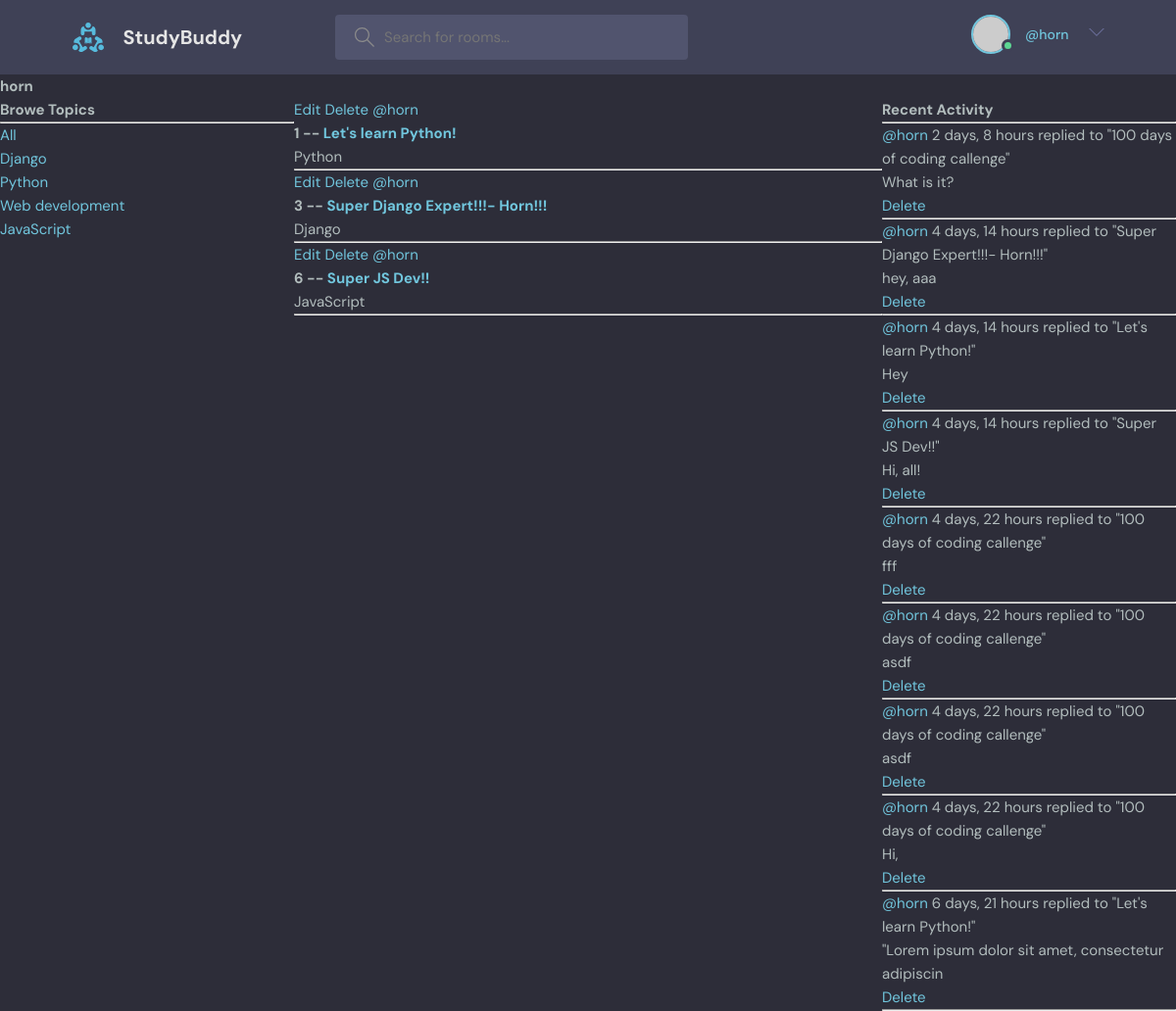
The page /profile/1/ (signed in) on the database as committed earlier.
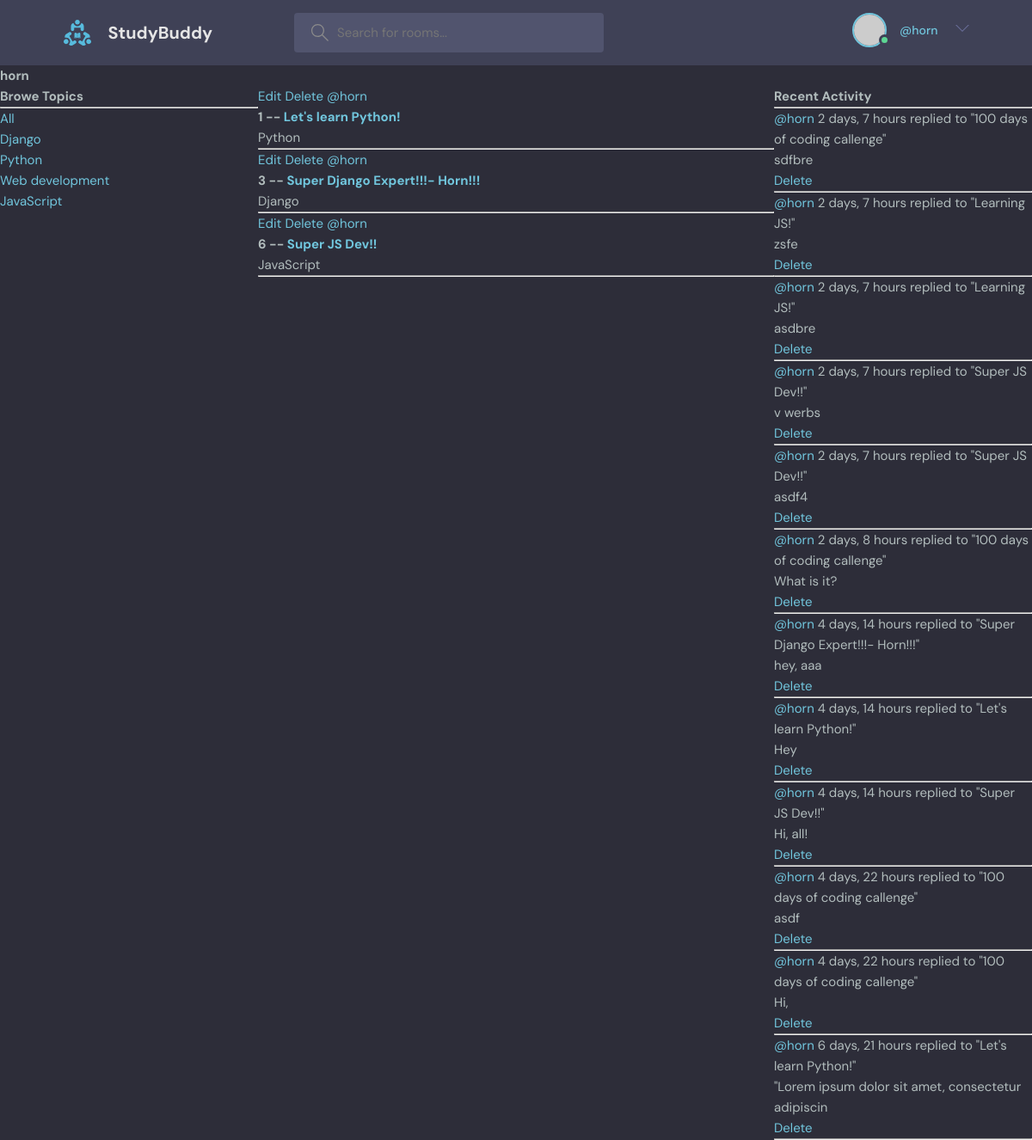
The same page on the database as committed later.
### base/models.py (models this page shows, shortened)
class Topic(models.Model):
    name = models.CharField(max_length=200)

class Room(models.Model):
    host = models.ForeignKey(User, on_delete=models.SET_NULL, null=True)
    topic = models.ForeignKey(Topic, on_delete=models.SET_NULL, null=True)
    name = models.CharField(max_length=200)
    description = models.TextField(null=True, blank=True)
    participants = models.ManyToManyField(
        User, related_name='participants', blank=True)
    updated = models.DateTimeField(auto_now=True)
    created = models.DateTimeField(auto_now_add=True)
    class Meta:
        ordering = ['-updated', '-created']
    def __str__(self):
        return self.name

class Message(models.Model):
    user = models.ForeignKey(User, on_delete=models.CASCADE)
    room = models.ForeignKey(Room, on_delete=models.CASCADE)
    body = models.TextField()
    updated = models.DateTimeField(auto_now=True)
    created = models.DateTimeField(auto_now_add=True)
    class Meta:
        ordering = ['-updated', '-created']
    def __str__(self):
        return self.body[0:50]

### base/views.py (the view)
# urls.py: path('profile/<str:pk>/', views.userProfile, name='user-profile'),
def userProfile(request, pk):
    user = User.objects.get(id=pk)
    rooms = user.room_set.all()
    room_messages = user.message_set.all()
    topics = Topic.objects.all()
    context = {'user': user, 'rooms': rooms, 'room_messages': room_messages, 'topics': topics}
    return render(request, 'base/profile.html', context)

### base/templates/base/profile.html (shortened to what this page needs)
{% extends 'main.html' %}
{% block content %}
<h1>{{user.username}}</h1>
<div class="profile-container">
    <div>
        {% include 'base/topics_component.html' %}
    </div>
    <div>
        {% include 'base/feed_component.html' %}
    </div>
    <div>
        {% include 'base/activity_component.html' %}
    </div>
</div>
{% endblock content %}

### base/templates/base/topics_component.html
<h3>Browe Topics</h3>
    <hr />
    <div>
      <a href="{% url 'home' %}">All</a>
    </div>
    {% for topic in topics %}
    <div>
      <a href="{% url 'home' %}?q={{topic.name}}">{{topic.name}}</a>
    </div>
    {% endfor %}

### base/templates/base/feed_component.html
<div>
    {% for room in rooms %}
    <div>
      {% if request.user == room.host %}
      <a href="{% url 'update-room' room.id %}">Edit</a>
      <a href="{% url 'delete-room' room.id %}">Delete</a>
      {% endif %}
      <a href="{% url 'user-profile' room.host.id %}">@{{room.host.username}}</a>
      <h5>
        {{room.id}} -- <a href="{% url 'room' room.id %}"> {{room.name}}</a>
      </h5>
      <small>{{room.topic.name}}</small>
      <hr />
    </div>
    {% endfor %}
  </div>

### base/templates/base/activity_component.html
<h3>Recent Activity</h3>
<hr />
{% for message in room_messages %}
<small><a href="{% url 'user-profile' message.user.id %}">@{{message.user}}</a> {{message.created|timesince}}</small>
<small>replied to "{{message.room}}"</small>
<p>{{message}}</p>
{% if request.user == message.user %}
<a href="{% url 'delete-message' message.id %}">Delete</a>
{% endif %}
<hr />
{% endfor %}

Rows that differ between the two databases and show on the page:
removed Message: user "horn", created "4 days, 22 hours", room "100 days of coding callenge", body "fff", shows "Delete"
removed Message: user "horn", created "4 days, 22 hours", room "100 days of coding callenge", body "asdf", shows "Delete"
added Message: user "horn", created "2 days, 7 hours", room "100 days of coding callenge", body "sdfbre", shows "Delete"
added Message: user "horn", created "2 days, 7 hours", room "Learning JS!", body "zsfe", shows "Delete"
added Message: user "horn", created "2 days, 7 hours", room "Learning JS!", body "asdbre", shows "Delete"
added Message: user "horn", created "2 days, 7 hours", room "Super JS Dev!!", body "v werbs", shows "Delete"
added Message: user "horn", created "2 days, 7 hours", room "Super JS Dev!!", body "asdf4", shows "Delete"
